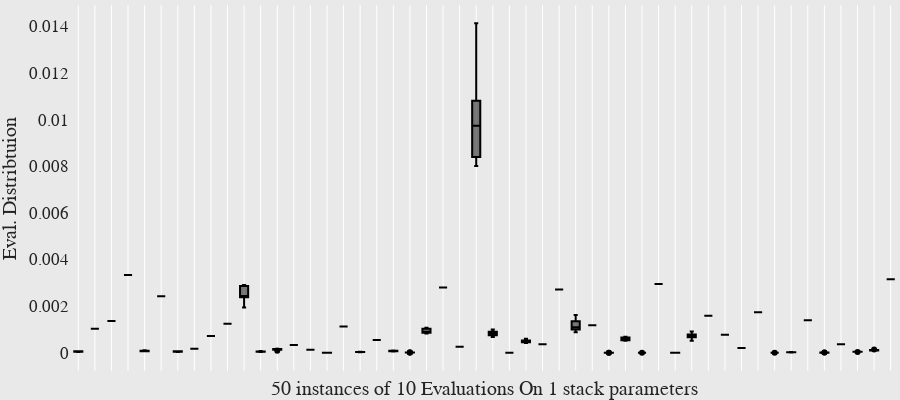

Write notebook code for a chart like this one.
### Code cell
import plotly.graph_objects as go
import numpy as np
from kaleido.scopes.plotly import PlotlyScope
scope = PlotlyScope()
N = 50    # Number of boxes

# generate an array of rainbow colors by fixing the saturation and lightness of the HSL
# representation of colour and marching around the hue.
# Plotly accepts any CSS color format, see e.g. http://www.w3schools.com/cssref/css_colors_legal.asp.
c = ['hsl('+str(h)+',50%'+',50%)' for h in np.linspace(0, 360, N)]

# Each box is represented by a dict that contains the data, the type, and the colour.
# Use list comprehension to describe N boxes, each with a different colour and with different randomly generated data:
fig = go.Figure(data=[go.Box(
    y=row,
    marker_color="black",
    ) for i,row in enumerate(all_rows[0:N])])

# format the layout
fig.update_layout(
    xaxis=dict(showgrid=False, zeroline=False, showticklabels=False),
    yaxis=dict(zeroline=False, gridcolor='white'),
#     yaxis_type="log",
    paper_bgcolor='rgb(233,233,233)',
    plot_bgcolor='rgb(233,233,233)',
    showlegend=False,
    template="seaborn",
    width=900,height=400,
    font_family="Times New Roman",
    margin=dict(l=0, t=5,r=1,  b=1),
    font_size=17,
    
)
fig.update_xaxes(title_text="%d instances of 10 Evaluations On %d stack parameters"%(N,stack_size))
fig.update_yaxes(title_text='Eval. Distribtuion ',
                   
#                     dtick=1,
                    )
fig.update_xaxes(showgrid=True,zeroline=False,)
fig.update_yaxes(showgrid=False,zeroline=False,)

fig.show()
with open("eval_stability_stacksize%d.pdf"%stack_size, "wb") as f:
    f.write(scope.transform(fig, format="pdf",width=1000,height=400,))

### Figure 1 — Plotly figure (JSON) as saved in the notebook; plotly's stock layout.template omitted (floating-point values rounded to 4 significant figures)
{"data": [{"marker": {"color": "black"}, "type": "box", "y": [5.455e-05, 5.245e-05, 5.886e-05, 5.134e-05, 4.28e-05, 6.259e-05, 5.967e-05, 3.032e-05, 6.748e-05, 4.473e-05]}, {"marker": {"color": "black"}, "type": "box", "y": [0.001031, 0.001031, 0.001031, 0.001031, 0.001031, 0.001031, 0.001031, 0.001031, 0.001031, 0.001031]}, {"marker": {"color": "black"}, "type": "box", "y": [0.001364, 0.001364, 0.001364, 0.001364, 0.001364, 0.001364, 0.001364, 0.001364, 0.001364, 0.001364]}, {"marker": {"color": "black"}, "type": "box", "y": [0.003339, 0.003339, 0.003339, 0.003339, 0.003339, 0.003339, 0.003339, 0.003339, 0.003339, 0.003339]}, {"marker": {"color": "black"}, "type": "box", "y": [5.901e-05, 9.316e-05, 7.597e-05, 8.298e-05, 7.196e-05, 6.113e-05, 6.114e-05, 0.000106, 7.795e-05, 7.723e-05]}, {"marker": {"color": "black"}, "type": "box", "y": [0.002418, 0.002418, 0.002418, 0.002418, 0.002418, 0.002418, 0.002418, 0.002418, 0.002418, 0.002418]}, {"marker": {"color": "black"}, "type": "box", "y": [5.423e-05, 3.419e-05, 6.045e-05, 5.506e-05, 4.824e-05, 6.113e-05, 6.451e-05, 3.885e-05, 3.461e-05, 4.262e-05]}, {"marker": {"color": "black"}, "type": "box", "y": [0.0001673, 0.0001673, 0.0001673, 0.0001673, 0.0001673, 0.0001673, 0.0001673, 0.0001673, 0.0001673, 0.0001673]}, {"marker": {"color": "black"}, "type": "box", "y": [0.0007139, 0.0007139, 0.0007139, 0.0007139, 0.0007139, 0.0007139, 0.0007139, 0.0007139, 0.0007139, 0.0007139]}, {"marker": {"color": "black"}, "type": "box", "y": [0.001247, 0.001247, 0.001247, 0.001247, 0.001247, 0.001247, 0.001247, 0.001247, 0.001247, 0.001247]}, {"marker": {"color": "black"}, "type": "box", "y": [0.002889, 0.002901, 0.002389, 0.00238, 0.002846, 0.002319, 0.001941, 0.002427, 0.002433, 0.002866]}, {"marker": {"color": "black"}, "type": "box", "y": [4.659e-05, 5.317e-05, 5.437e-05, 4.187e-05, 4.08e-05, 4.877e-05, 3.899e-05, 3.107e-05, 7.015e-05, 5.151e-05]}, {"marker": {"color": "black"}, "type": "box", "y": [0.0001308, 0.0001703, 0.0001429, 0.0001423, 0.0001035, 0.0001593, 0.0001365, 0.0001585, 0.0001299, 8.294e-05]}, {"marker": {"color": "black"}, "type": "box", "y": [0.0003327, 0.0003327, 0.0003327, 0.0003327, 0.0003327, 0.0003327, 0.0003327, 0.0003327, 0.0003327, 0.0003327]}, {"marker": {"color": "black"}, "type": "box", "y": [0.0001239, 0.0001239, 0.0001239, 0.0001239, 0.0001239, 0.0001239, 0.0001239, 0.0001239, 0.0001239, 0.0001239]}, {"marker": {"color": "black"}, "type": "box", "y": [2.385e-06, 2.522e-06, 2.37e-06, 2.915e-06, 2.07e-06, 2.893e-06, 2.485e-06, 2.376e-06, 2.658e-06, 2.079e-06]}, {"marker": {"color": "black"}, "type": "box", "y": [0.001123, 0.001123, 0.001123, 0.001123, 0.001123, 0.001123, 0.001123, 0.001123, 0.001123, 0.001123]}, {"marker": {"color": "black"}, "type": "box", "y": [2.455e-05, 2.798e-05, 3.256e-05, 3.743e-05, 3.971e-05, 3.496e-05, 3.479e-05, 3.375e-05, 2.672e-05, 2.803e-05]}, {"marker": {"color": "black"}, "type": "box", "y": [0.0005421, 0.0005421, 0.0005421, 0.0005421, 0.0005421, 0.0005421, 0.0005421, 0.0005421, 0.0005421, 0.0005421]}, {"marker": {"color": "black"}, "type": "box", "y": [6.727e-05, 9.121e-05, 6.137e-05, 6.272e-05, 8.194e-05, 7.266e-05, 6.487e-05, 5.683e-05, 5.864e-05, 7.842e-05]}, {"marker": {"color": "black"}, "type": "box", "y": [8.343e-06, 6.989e-06, 7.211e-06, 5.047e-06, 6.927e-06, 6.925e-06, 6.634e-06, 6.437e-06, 6.641e-06, 5.208e-06]}, {"marker": {"color": "black"}, "type": "box", "y": [0.001073, 0.0008806, 0.0008696, 0.0008367, 0.0008231, 0.001027, 0.0008594, 0.0009147, 0.0008539, 0.001062]}, {"marker": {"color": "black"}, "type": "box", "y": [0.002794, 0.002794, 0.002794, 0.002794, 0.002794, 0.002794, 0.002794, 0.002794, 0.002794, 0.002794]}, {"marker": {"color": "black"}, "type": "box", "y": [0.000252, 0.000252, 0.000252, 0.000252, 0.000252, 0.000252, 0.000252, 0.000252, 0.000252, 0.000252]}, {"marker": {"color": "black"}, "type": "box", "y": [0.01046, 0.01414, 0.01003, 0.008038, 0.01081, 0.01349, 0.009451, 0.00899, 0.008013, 0.008402]}, {"marker": {"color": "black"}, "type": "box", "y": [0.0008837, 0.0008663, 0.0007356, 0.0007818, 0.0007948, 0.0009907, 0.0007524, 0.0009029, 0.0006748, 0.0009229]}, {"marker": {"color": "black"}, "type": "box", "y": [1.053e-07, 1.164e-07, 1.762e-07, 1.23e-07, 1.495e-07, 2.036e-07, 2.209e-07, 1.813e-07, 2.157e-07, 1.429e-07]}, {"marker": {"color": "black"}, "type": "box", "y": [0.0005991, 0.0004812, 0.0004332, 0.0004701, 0.0005336, 0.0004708, 0.0004184, 0.0004462, 0.000518, 0.0005188]}, {"marker": {"color": "black"}, "type": "box", "y": [0.0003633, 0.0003633, 0.0003633, 0.0003633, 0.0003633, 0.0003633, 0.0003633, 0.0003633, 0.0003633, 0.0003633]}, {"marker": {"color": "black"}, "type": "box", "y": [0.002709, 0.002709, 0.002709, 0.002709, 0.002709, 0.002709, 0.002709, 0.002709, 0.002709, 0.002709]}, {"marker": {"color": "black"}, "type": "box", "y": [0.001015, 0.001348, 0.001163, 0.0008775, 0.000991, 0.001565, 0.00102, 0.0008755, 0.001614, 0.001164]}, {"marker": {"color": "black"}, "type": "box", "y": [0.001181, 0.001181, 0.001181, 0.001181, 0.001181, 0.001181, 0.001181, 0.001181, 0.001181, 0.001181]}, {"marker": {"color": "black"}, "type": "box", "y": [1.637e-06, 9.965e-07, 1.31e-06, 2.897e-06, 1.529e-06, 1.49e-06, 1.448e-06, 2.713e-06, 1.897e-06, 1.509e-06]}, {"marker": {"color": "black"}, "type": "box", "y": [0.0006816, 0.000618, 0.0005266, 0.000649, 0.0005111, 0.0005323, 0.0006427, 0.0006301, 0.0006862, 0.0005885]}, {"marker": {"color": "black"}, "type": "box", "y": [2.722e-08, 4.853e-08, 4.989e-08, 4.188e-08, 5.617e-08, 5.01e-08, 5.167e-08, 4.223e-08, 5.046e-08, 4.064e-08]}, {"marker": {"color": "black"}, "type": "box", "y": [0.002952, 0.002952, 0.002952, 0.002952, 0.002952, 0.002952, 0.002952, 0.002952, 0.002952, 0.002952]}, {"marker": {"color": "black"}, "type": "box", "y": [1.094e-06, 8.541e-07, 8.281e-07, 6.046e-07, 4.88e-07, 9.637e-07, 8.636e-07, 4.251e-07, 8.09e-07, 8.96e-07]}, {"marker": {"color": "black"}, "type": "box", "y": [0.0007966, 0.000675, 0.0006568, 0.0007833, 0.0006586, 0.0009062, 0.0006658, 0.0005103, 0.0007637, 0.0006933]}, {"marker": {"color": "black"}, "type": "box", "y": [0.00159, 0.00159, 0.00159, 0.00159, 0.00159, 0.00159, 0.00159, 0.00159, 0.00159, 0.00159]}, {"marker": {"color": "black"}, "type": "box", "y": [0.0007707, 0.0007707, 0.0007707, 0.0007707, 0.0007707, 0.0007707, 0.0007707, 0.0007707, 0.0007707, 0.0007707]}, {"marker": {"color": "black"}, "type": "box", "y": [0.000198, 0.000198, 0.000198, 0.000198, 0.000198, 0.000198, 0.000198, 0.000198, 0.000198, 0.000198]}, {"marker": {"color": "black"}, "type": "box", "y": [0.001737, 0.001737, 0.001737, 0.001737, 0.001737, 0.001737, 0.001737, 0.001737, 0.001737, 0.001737]}, {"marker": {"color": "black"}, "type": "box", "y": [9.361e-07, 1.693e-06, 7.767e-07, 7.415e-07, 9.106e-07, 7.768e-07, 7.79e-07, 9.589e-07, 9.761e-07, 1.044e-06]}, {"marker": {"color": "black"}, "type": "box", "y": [9.163e-06, 1.545e-05, 2.192e-05, 1.428e-05, 1.586e-05, 2.42e-05, 1.435e-05, 2.599e-05, 2.01e-05, 2.69e-05]}, {"marker": {"color": "black"}, "type": "box", "y": [0.001388, 0.001388, 0.001388, 0.001388, 0.001388, 0.001388, 0.001388, 0.001388, 0.001388, 0.001388]}, {"marker": {"color": "black"}, "type": "box", "y": [3.352e-06, 2.546e-06, 5.429e-06, 2.909e-06, 1.83e-06, 3.009e-06, 4.873e-06, 3.083e-06, 3.062e-06, 1.847e-06]}, {"marker": {"color": "black"}, "type": "box", "y": [0.0003649, 0.0003649, 0.0003649, 0.0003649, 0.0003649, 0.0003649, 0.0003649, 0.0003649, 0.0003649, 0.0003649]}, {"marker": {"color": "black"}, "type": "box", "y": [4.657e-05, 4.326e-05, 3.941e-05, 4.284e-05, 3.71e-05, 4.326e-05, 4.24e-05, 4.086e-05, 4.421e-05, 2.576e-05]}, {"marker": {"color": "black"}, "type": "box", "y": [0.0001227, 8.808e-05, 0.0001105, 0.0001012, 0.0001079, 9.68e-05, 9.844e-05, 0.0001053, 0.0001352, 0.0001106]}, {"marker": {"color": "black"}, "type": "box", "y": [0.003147, 0.003147, 0.003147, 0.003147, 0.003147, 0.003147, 0.003147, 0.003147, 0.003147, 0.003147]}], "layout": {"font": {"family": "Times New Roman", "size": 17}, "height": 400, "margin": {"b": 1, "l": 0, "r": 1, "t": 5}, "paper_bgcolor": "rgb(233,233,233)", "plot_bgcolor": "rgb(233,233,233)", "showlegend": false, "width": 900, "xaxis": {"autorange": true, "range": [-0.5, 49.5], "showgrid": true, "showticklabels": false, "title": {"text": "50 instances of 10 Evaluations On 1 stack parameters"}, "type": "category", "zeroline": false}, "yaxis": {"autorange": true, "gridcolor": "white", "range": [-0.0007853, 0.01492], "showgrid": false, "title": {"text": "Eval. Distribtuion "}, "type": "linear", "zeroline": false}}}
